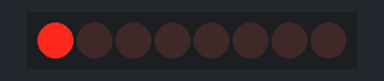
A sketch run on a simulated Arduino Uno, built with avr-gcc and run on an emulated ATmega328P. On the bench: 8 shift-register outputs drawn as a row of LEDs (first output left, lit = HIGH). Wiring (inferred from the names in the program): shift register (74HC595): data pin 4; shift clock pin 5; latch pin 6. Wiring (inferred from the signals the program sends): row of LEDs: on Q0, Q1, Q2, Q3, Q4, Q5, Q6, Q7.

Above: at 0.12 s.
At 0.62 s:
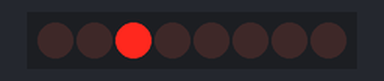
At 1.12 s:
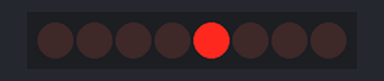
At 2.37 s:
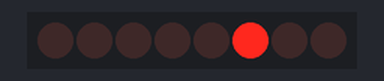
At 3.37 s:
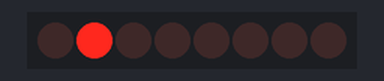
At 4.87 s:
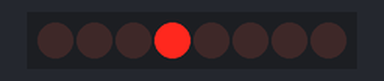
Timing chart, 0 to 5.2 s (numbered marks = the images above):
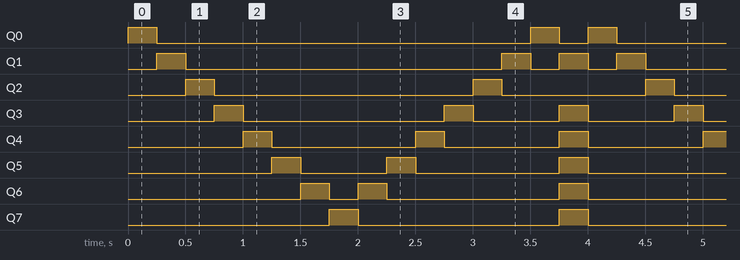

Measured:
- by itself, Q0: repeats every 4.0 s: LOW 3.3 s, HIGH 0.25 s, LOW 0.25 s, HIGH 0.25 s
- by itself, Q1: repeats every 4.0 s: LOW 2.8 s, 2 × (HIGH 0.25 s, LOW 0.25 s), HIGH 0.25 s
- by itself, Q2: repeats every 4.0 s: LOW 2.3 s, HIGH 0.25 s, LOW 1.3 s, HIGH 0.25 s
- by itself, Q3: repeats every 4.0 s: LOW 1.8 s, 2 × (HIGH 0.25 s, LOW 0.75 s), HIGH 0.25 s
- by itself, Q4: repeats every 4.0 s: LOW 1.3 s, 2 × (HIGH 0.25 s, LOW 1.0 s), HIGH 0.25 s
- by itself, Q5: repeats every 4.0 s: LOW 0.75 s, 2 × (HIGH 0.25 s, LOW 1.3 s), HIGH 0.25 s
- by itself, Q6: repeats every 4.0 s: LOW 0.25 s, 2 × (HIGH 0.25 s, LOW 1.5 s), HIGH 0.25 s
- by itself, Q7: alternates HIGH for 0.25 s and LOW for 1.8 s

The sketch:

Led_Blink_ShiftResistor_without_Potentiometer.ino
```cpp
int datapin = 4;
int clockpin = 5;
int latchpin = 6;
int masterReset = 3;
int outputEnable = 2;
int delayTime = 250;
int offLED = 250;
int pattern1[15] = {1,2,4,8,16,32,64,128,64,32,16,8,4,2,1};
int pattern2[15] = {1,2,4,8,16,32,64,128,129,65,33,17,9,5,3};

void setup()
{
  pinMode(datapin,OUTPUT);
  pinMode(clockpin,OUTPUT);
  pinMode(latchpin,OUTPUT);
  pinMode(masterReset,OUTPUT);

  digitalWrite(masterReset,HIGH);
  digitalWrite(outputEnable,LOW);
}

void loop()
{ //Loop Open

  //First Loop
  for(int i=0; i<=15; i++)
  {
    //digitalWrite(masterReset,HIGH);
    digitalWrite(latchpin,LOW);
    shiftOut(datapin,clockpin,MSBFIRST,pattern1[i]);
    digitalWrite(latchpin,HIGH);
    delay(delayTime);
  }

  //Turn off all LEDs after the loop ends.
  /*
  digitalWrite(outputEnable,HIGH);
  delay(offLED);
  digitalWrite(outputEnable,LOW);
  */
  /*
  //Second Loop
  for(int i=7; i>=0; i--)
  {
    digitalWrite(latchpin,LOW);
    shiftOut(datapin,clockpin,MSBFIRST,pattern1F[i]);
    digitalWrite(latchpin,HIGH);
    delay(delayTime);
  }

  //Turn off all LEDs after the loop ends.
  /*
  digitalWrite(outputEnable,HIGH);
  delay(offLED);
  digitalWrite(outputEnable,LOW);
  */

} //Loop Ends
```
